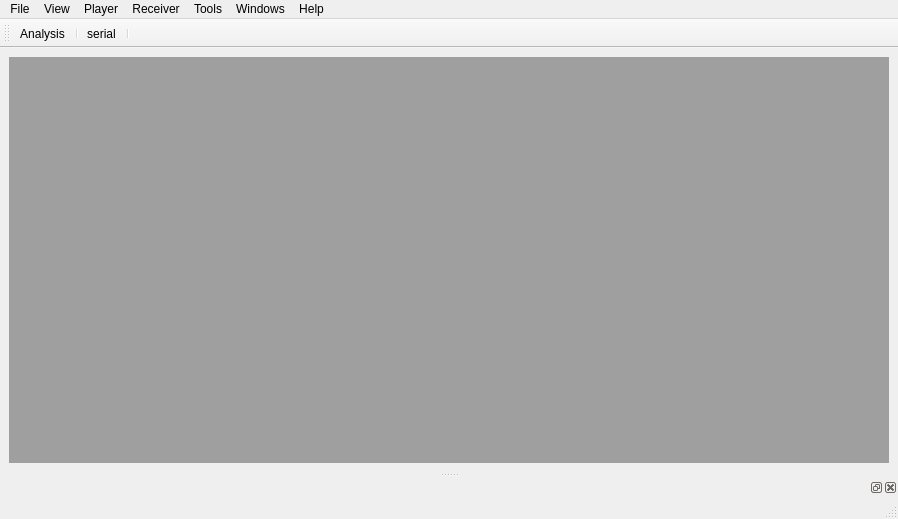
<?xml version="1.0" encoding="UTF-8"?>
<ui version="4.0">
 <class>MainWindow</class>
 <widget class="QMainWindow" name="MainWindow">
  <property name="geometry">
   <rect>
    <x>0</x>
    <y>0</y>
    <width>898</width>
    <height>519</height>
   </rect>
  </property>
  <property name="windowTitle">
   <string>Mars</string>
  </property>
  <widget class="QWidget" name="centralwidget">
   <layout class="QGridLayout" name="gridLayout">
    <item row="0" column="0">
     <widget class="QMdiArea" name="mdiArea"/>
    </item>
   </layout>
  </widget>
  <widget class="QStatusBar" name="statusBar"/>
  <widget class="QMenuBar" name="menuBar">
   <property name="geometry">
    <rect>
     <x>0</x>
     <y>0</y>
     <width>898</width>
     <height>23</height>
    </rect>
   </property>
   <widget class="QMenu" name="menuFile">
    <property name="title">
     <string>File</string>
    </property>
    <addaction name="actionNew"/>
    <addaction name="actionSave"/>
    <addaction name="actionOpen"/>
    <addaction name="separator"/>
    <addaction name="actionExit"/>
   </widget>
   <widget class="QMenu" name="menunView">
    <property name="title">
     <string>View</string>
    </property>
    <addaction name="actionChart_View"/>
    <addaction name="actionMap_View"/>
    <addaction name="actionSky_View"/>
    <addaction name="actionMessage_View"/>
   </widget>
   <widget class="QMenu" name="menuPlayer">
    <property name="title">
     <string>Player</string>
    </property>
    <addaction name="actionPlay"/>
    <addaction name="separator"/>
    <addaction name="actionPause"/>
    <addaction name="actionStop"/>
   </widget>
   <widget class="QMenu" name="menuReceiver">
    <property name="title">
     <string>Receiver</string>
    </property>
   </widget>
   <widget class="QMenu" name="menuTools">
    <property name="title">
     <string>Tools</string>
    </property>
   </widget>
   <widget class="QMenu" name="menuWindows">
    <property name="title">
     <string>Windows</string>
    </property>
    <addaction name="actionClose_All"/>
    <addaction name="actionRestore"/>
   </widget>
   <widget class="QMenu" name="menuHelp">
    <property name="title">
     <string>Help</string>
    </property>
    <addaction name="actionAbout"/>
   </widget>
   <addaction name="menuFile"/>
   <addaction name="menunView"/>
   <addaction name="menuPlayer"/>
   <addaction name="menuReceiver"/>
   <addaction name="menuTools"/>
   <addaction name="menuWindows"/>
   <addaction name="menuHelp"/>
  </widget>
  <widget class="QDockWidget" name="dockWidget_8">
   <attribute name="dockWidgetArea">
    <number>8</number>
   </attribute>
   <widget class="QWidget" name="dockWidgetContents_8"/>
  </widget>
  <widget class="QToolBar" name="toolBar">
   <property name="windowTitle">
    <string>toolBar</string>
   </property>
   <attribute name="toolBarArea">
    <enum>TopToolBarArea</enum>
   </attribute>
   <attribute name="toolBarBreak">
    <bool>false</bool>
   </attribute>
   <addaction name="actionAnalysis"/>
   <addaction name="separator"/>
   <addaction name="actionserial"/>
   <addaction name="separator"/>
  </widget>
  <action name="actionNew">
   <property name="text">
    <string>New</string>
   </property>
  </action>
  <action name="actionSave">
   <property name="text">
    <string>Save</string>
   </property>
  </action>
  <action name="actionOpen">
   <property name="text">
    <string>Open</string>
   </property>
  </action>
  <action name="actionExit">
   <property name="text">
    <string>Exit</string>
   </property>
  </action>
  <action name="actionCopy">
   <property name="text">
    <string>Copy</string>
   </property>
  </action>
  <action name="actionChart_View">
   <property name="text">
    <string>Chart View</string>
   </property>
  </action>
  <action name="actionMap_View">
   <property name="text">
    <string>Map View</string>
   </property>
  </action>
  <action name="actionSky_View">
   <property name="text">
    <string>Sky View</string>
   </property>
  </action>
  <action name="actionMessage_View">
   <property name="text">
    <string>Message View</string>
   </property>
  </action>
  <action name="actionPlay">
   <property name="text">
    <string>Play</string>
   </property>
  </action>
  <action name="actionPause">
   <property name="text">
    <string>Pause</string>
   </property>
  </action>
  <action name="actionStop">
   <property name="text">
    <string>Stop</string>
   </property>
  </action>
  <action name="actionAbout">
   <property name="text">
    <string>About</string>
   </property>
  </action>
  <action name="actionClose_All">
   <property name="text">
    <string>Close All</string>
   </property>
  </action>
  <action name="actionRestore">
   <property name="text">
    <string>Restore</string>
   </property>
  </action>
  <action name="actionAnalysis">
   <property name="text">
    <string>Message</string>
   </property>
   <property name="iconText">
    <string>Analysis</string>
   </property>
  </action>
  <action name="actionserial">
   <property name="text">
    <string>serial</string>
   </property>
  </action>
 </widget>
 <resources/>
 <connections/>
</ui>
